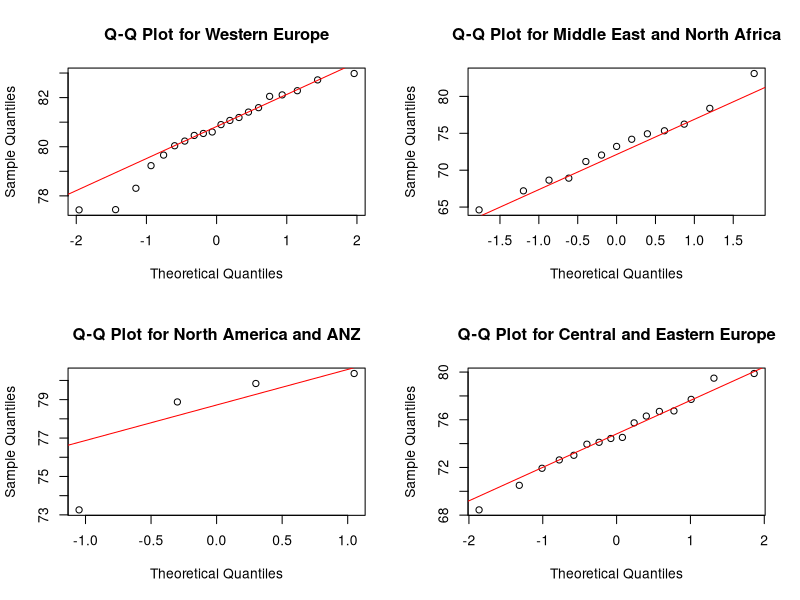
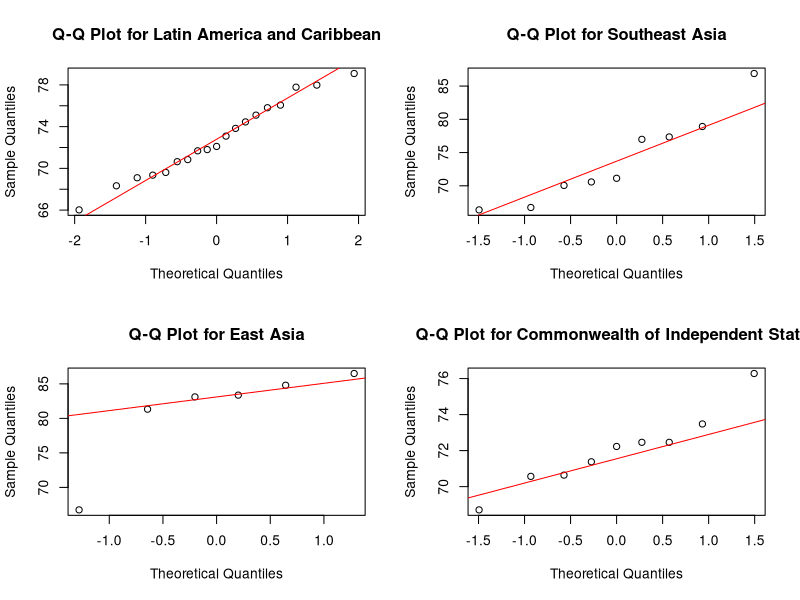
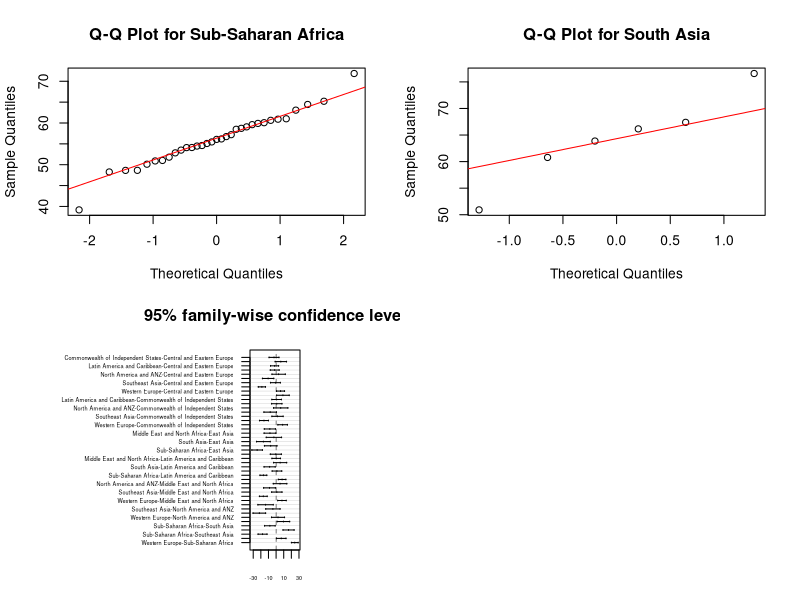

R code for these plots, in order:
## ---- chunk 1
knitr::opts_chunk$set(echo = TRUE)
## ---- chunk 2
opis_var = read.csv("datasets/opis_varijabli.csv")
WHR_22 = read.csv("datasets/WHR_2022.csv")
WHR_22 = head(WHR_22, -1) # preskacem zadnji red jer je "xx"
WHR_23 = read.csv("datasets/WHR_2023.csv")
## ---- chunk 3
cat("Varijable za 2022. godinu:\n")
names(WHR_22)
cat("Varijable za 2023. godinu:\n")
names(WHR_23)
## ---- chunk 4
any(is.na(WHR_22))
cat("U podatcima za 2022. godinu nema nedostajućih vrijednosti.\n")
any(is.na(WHR_23))
cat("U podatcima za 2023. godinu ima nedostajućih vrijednosti.\n")

for (col_name in names(WHR_23)) {
  if (sum(is.na(WHR_23[,col_name])) > 0){
    cat('Ukupno nedostajućih vrijednosti za varijablu ',col_name, ': ', sum(is.na(WHR_23[,col_name])),'\n')
  }
}
## ---- chunk 5
data3 <- WHR_23[!is.na(WHR_23$Healthcare.Legatum.Prosperity.Index.Health.Score), ]
names(data3)[names(data3) == "Healthcare.Legatum.Prosperity.Index.Health.Score"] <- "Health.Score"
names(data3)[names(data3) == "Regional.indicator"] <- "Region"
regions <- unique(data3$Region)

ks_results <- list()

# KS test se radi za svaku regiju
for (region in regions) {
  data_region <- data3$Health.Score[data3$Region == region]
  ks_result <- ks.test(data_region, "pnorm", mean = mean(data_region), sd = sd(data_region))
  ks_results[[region]] <- ks_result
}
for (k in names(ks_results)) {
  cat(k, ":\n")
  print(ks_results[[k]])
  cat("\n")
}
## ---- chunk 6
library(ggplot2)

par(mfrow = c(2, 2))  # 2 rows, 2 columns
for (region in regions) {
  data_region <- data3$Health.Score[data3$Region == region]
  qqnorm(data_region, main = paste("Q-Q Plot for", region))
  qqline(data_region, col = "red")
}
## ---- chunk 7
model <- aov(Health.Score ~ Region, data = data3)
summary(model)
TukeyHSD(model)
with(par(mai=c(0.5,2.5,0.5,1)),{plot(TukeyHSD(model), las=1,cex.axis=0.4)})
